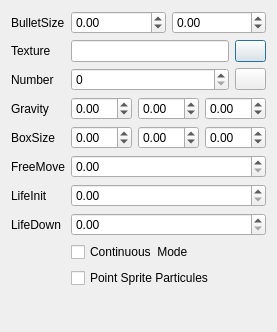
<?xml version="1.0" encoding="UTF-8"?>
<ui version="4.0">
 <class>ParticlesDialog</class>
 <widget class="QDialog" name="ParticlesDialog">
  <property name="geometry">
   <rect>
    <x>0</x>
    <y>0</y>
    <width>245</width>
    <height>332</height>
   </rect>
  </property>
  <property name="windowTitle">
   <string>Propriété des particules</string>
  </property>
  <layout class="QFormLayout" name="formLayout">
   <property name="fieldGrowthPolicy">
    <enum>QFormLayout::AllNonFixedFieldsGrow</enum>
   </property>
   <item row="0" column="0">
    <widget class="QLabel" name="label_37">
     <property name="text">
      <string>BulletSize</string>
     </property>
    </widget>
   </item>
   <item row="0" column="1">
    <layout class="QHBoxLayout" name="horizontalLayout_33">
     <item>
      <widget class="QDoubleSpinBox" name="bulletsize_x">
       <property name="minimum">
        <double>-99.000000000000000</double>
       </property>
       <property name="singleStep">
        <double>0.100000000000000</double>
       </property>
      </widget>
     </item>
     <item>
      <widget class="QDoubleSpinBox" name="bulletsize_y">
       <property name="minimum">
        <double>-99.000000000000000</double>
       </property>
       <property name="singleStep">
        <double>0.100000000000000</double>
       </property>
      </widget>
     </item>
    </layout>
   </item>
   <item row="2" column="0">
    <widget class="QLabel" name="label_26">
     <property name="text">
      <string>Texture</string>
     </property>
    </widget>
   </item>
   <item row="2" column="1">
    <layout class="QHBoxLayout" name="horizontalLayout_23" stretch="5,1">
     <item>
      <widget class="QLineEdit" name="texture_path"/>
     </item>
     <item>
      <widget class="QPushButton" name="texture_browse">
       <property name="sizePolicy">
        <sizepolicy hsizetype="Ignored" vsizetype="Fixed">
         <horstretch>0</horstretch>
         <verstretch>0</verstretch>
        </sizepolicy>
       </property>
       <property name="text">
        <string/>
       </property>
       <property name="icon">
        <iconset resource="ressource.qrc">
         <normaloff>:/Medias/medias/explore.png</normaloff>:/Medias/medias/explore.png</iconset>
       </property>
      </widget>
     </item>
    </layout>
   </item>
   <item row="4" column="0">
    <widget class="QLabel" name="label_25">
     <property name="text">
      <string>Number</string>
     </property>
    </widget>
   </item>
   <item row="4" column="1">
    <layout class="QHBoxLayout" name="horizontalLayout" stretch="5,1">
     <item>
      <widget class="QSpinBox" name="number">
       <property name="maximum">
        <number>9999</number>
       </property>
      </widget>
     </item>
     <item>
      <widget class="QPushButton" name="build">
       <property name="sizePolicy">
        <sizepolicy hsizetype="Ignored" vsizetype="Fixed">
         <horstretch>0</horstretch>
         <verstretch>0</verstretch>
        </sizepolicy>
       </property>
       <property name="text">
        <string/>
       </property>
       <property name="icon">
        <iconset resource="ressource.qrc">
         <normaloff>:/Medias/medias/cog.png</normaloff>:/Medias/medias/cog.png</iconset>
       </property>
      </widget>
     </item>
    </layout>
   </item>
   <item row="6" column="0">
    <widget class="QLabel" name="label_20">
     <property name="text">
      <string>Gravity</string>
     </property>
    </widget>
   </item>
   <item row="6" column="1">
    <layout class="QHBoxLayout" name="horizontalLayout_10">
     <item>
      <widget class="QDoubleSpinBox" name="gravity_x">
       <property name="minimum">
        <double>-99.000000000000000</double>
       </property>
       <property name="singleStep">
        <double>0.010000000000000</double>
       </property>
      </widget>
     </item>
     <item>
      <widget class="QDoubleSpinBox" name="gravity_y">
       <property name="minimum">
        <double>-99.000000000000000</double>
       </property>
       <property name="singleStep">
        <double>0.010000000000000</double>
       </property>
      </widget>
     </item>
     <item>
      <widget class="QDoubleSpinBox" name="gravity_z">
       <property name="minimum">
        <double>-99.000000000000000</double>
       </property>
       <property name="singleStep">
        <double>0.010000000000000</double>
       </property>
      </widget>
     </item>
    </layout>
   </item>
   <item row="8" column="0">
    <widget class="QLabel" name="label_30">
     <property name="text">
      <string>BoxSize</string>
     </property>
    </widget>
   </item>
   <item row="8" column="1">
    <layout class="QHBoxLayout" name="horizontalLayout_27">
     <item>
      <widget class="QDoubleSpinBox" name="boxsize_x">
       <property name="minimum">
        <double>-99.000000000000000</double>
       </property>
       <property name="singleStep">
        <double>0.100000000000000</double>
       </property>
      </widget>
     </item>
     <item>
      <widget class="QDoubleSpinBox" name="boxsize_y">
       <property name="minimum">
        <double>-99.000000000000000</double>
       </property>
       <property name="singleStep">
        <double>0.100000000000000</double>
       </property>
      </widget>
     </item>
     <item>
      <widget class="QDoubleSpinBox" name="boxsize_z">
       <property name="minimum">
        <double>-99.000000000000000</double>
       </property>
       <property name="singleStep">
        <double>0.100000000000000</double>
       </property>
      </widget>
     </item>
    </layout>
   </item>
   <item row="10" column="0">
    <widget class="QLabel" name="label_21">
     <property name="text">
      <string>FreeMove</string>
     </property>
    </widget>
   </item>
   <item row="10" column="1">
    <widget class="QDoubleSpinBox" name="freemove">
     <property name="singleStep">
      <double>0.100000000000000</double>
     </property>
    </widget>
   </item>
   <item row="12" column="0">
    <widget class="QLabel" name="label_23">
     <property name="text">
      <string>LifeInit</string>
     </property>
    </widget>
   </item>
   <item row="12" column="1">
    <widget class="QDoubleSpinBox" name="lifeinit">
     <property name="singleStep">
      <double>0.100000000000000</double>
     </property>
    </widget>
   </item>
   <item row="14" column="0">
    <widget class="QLabel" name="label_24">
     <property name="text">
      <string>LifeDown</string>
     </property>
    </widget>
   </item>
   <item row="14" column="1">
    <widget class="QDoubleSpinBox" name="lifedown">
     <property name="singleStep">
      <double>0.100000000000000</double>
     </property>
    </widget>
   </item>
   <item row="16" column="1">
    <widget class="QCheckBox" name="continuousmode">
     <property name="text">
      <string>Continuous  Mode</string>
     </property>
    </widget>
   </item>
   <item row="17" column="1">
    <widget class="QCheckBox" name="pointsprite">
     <property name="text">
      <string>Point Sprite Particules</string>
     </property>
    </widget>
   </item>
  </layout>
  <zorder>label_23</zorder>
  <zorder>label_24</zorder>
  <zorder>label_26</zorder>
  <zorder>label_25</zorder>
  <zorder>label_20</zorder>
  <zorder>label_37</zorder>
  <zorder>label_30</zorder>
  <zorder>label_21</zorder>
  <zorder>freemove</zorder>
  <zorder>lifeinit</zorder>
  <zorder>lifedown</zorder>
  <zorder>continuousmode</zorder>
  <zorder>pointsprite</zorder>
 </widget>
 <resources>
  <include location="ressource.qrc"/>
 </resources>
 <connections/>
</ui>
